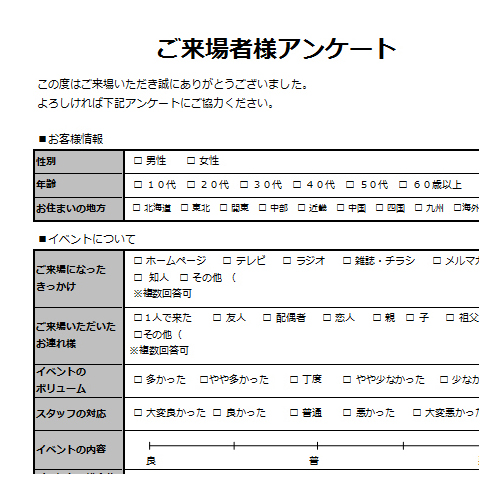
//> input picture checkBox_detection/dataset/Template.jpg, 483 x 478 px
$ ./rectangle_detection   (built with g++ and OpenCV 4)
//> lines starting //> are read from the running program, lines starting //| are printed output that depends on the picture; after the words box and inside, x2 and y2 are one past the last pixel; in counts of white or black regions, pixels touching at a corner belong together
#include <iostream>
#include <string>
#include <cmath>

#include <opencv2/opencv.hpp>

struct Box {
  cv::Point lt, rb;
};

bool is_in(const Box& l, const Box& r) {
  if (l.lt.x < r.lt.x && l.lt.y < r.lt.y) {
    if (r.rb.x < l.rb.x && r.rb.y < l.rb.y) {
      return true;
    }
  }
  return false;
}

int main(int argc, char** argv) {

  const std::string file_name {"../dataset/Template.jpg"};
  cv::Mat img = cv::imread(file_name); // color
//> img is the input picture: 478 rows x 483 cols, CV_8UC3; mean B, G, R 229.7, 229.9, 229.8
  cv::Mat img_contours = cv::imread(file_name, CV_LOAD_IMAGE_GRAYSCALE);
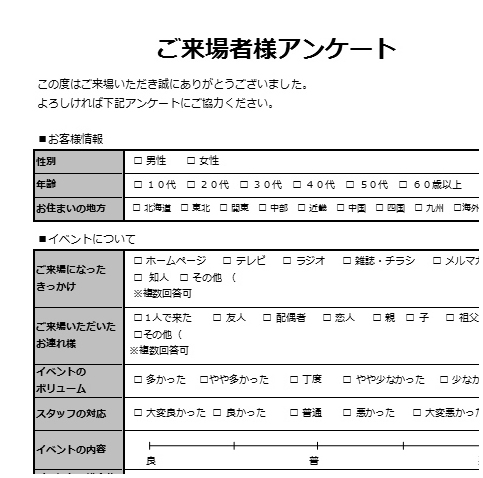
//> img_contours: 478 rows x 483 cols, CV_8UC1; min 0, max 255, mean 229.9

  cv::threshold(img_contours, img_contours,200,255, cv::THRESH_BINARY);
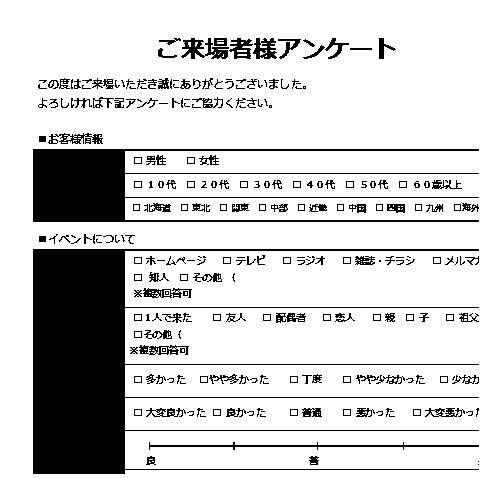
//> img_contours: 478 rows x 483 cols, CV_8UC1; 81.2% white; 276 black regions (114 under 20 px)

  std::vector<std::vector<cv::Point>> output_contours;
  cv::findContours(img_contours, output_contours, cv::noArray(), cv::RETR_LIST, cv::CHAIN_APPROX_SIMPLE);
//> output_contours = 677 contours, 399 with area under 20; largest, box (x1, y1, x2, y2) and area: (0, 0, 483, 478) 229914, (32, 248, 480, 475) 25612, (32, 148, 480, 223) 10417, (148, 441, 480, 451) 1038, (252, 37, 278, 60) 418
  img_contours = cv::Scalar::all(0);
  cv::drawContours(img_contours, output_contours, -1, cv::Scalar::all(255));
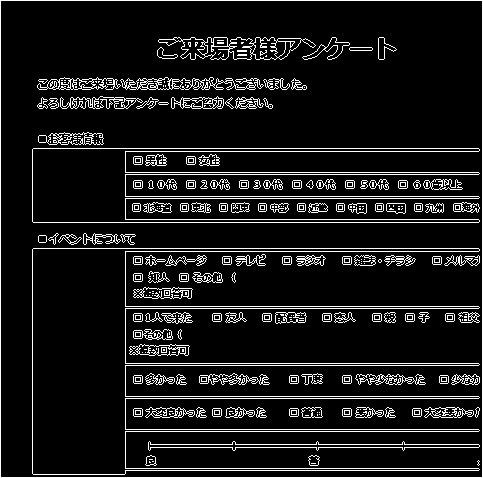
//> img_contours: 478 rows x 483 cols, CV_8UC1; 9.8% white in thin lines or dots

  std::vector<cv::Point> approx;

  cv::Mat dist_img(img_contours.cols, img_contours.rows, img_contours.type());
  dist_img = cv::Scalar::all(0);
  std::vector<Box> points_candidate;

  for (const auto& curve : output_contours) {
    std::vector<cv::Point> approx;
    cv::approxPolyDP(curve, approx, 1.0, true);
    if (approx.size() == 4) {
      cv::Point lt{approx[0]};
      cv::Point rb{approx[0]};
      //std::cout << "check\n";
      bool is_ok {true};
      for (auto i = 0;i < 3;++i) {
        int len1 = std::max(std::abs(approx[i].y - approx[i+1].y), std::abs(approx[i].x - approx[i+1].x));
        int len2 = std::min(std::abs(approx[i].y - approx[i+1].y), std::abs(approx[i].x - approx[i+1].x));
        lt.x = std::min(lt.x, approx[i+1].x);
        lt.y = std::min(lt.y, approx[i+1].y);
        rb.x = std::max(rb.x, approx[i+1].x);
        rb.y = std::max(rb.y, approx[i+1].y);
        if (2 < len2 || len1 < 2 || 50 < len1) {
          is_ok = false;
          break;
        }
      }
      if (is_ok == false) continue;
      Box box_tmp;
      box_tmp.lt = lt;
      box_tmp.rb = rb;
      points_candidate.push_back(box_tmp);

      // [7 lines of commented-out code are left out]

    }
  }
//> this loop made 677 passes
//> (is_ok, box_tmp.lt, box_tmp.rb) on passes 32, 39, 41, 45, 47, 50, 53, 54, 56, 58, 65, 77: (true, Point(363, 411), Point(366, 414)), (true, Point(462, 409), Point(465, 414)), (true, Point(372, 409), Point(375, 414)), (true, Point(243, 409), Point(246, 414)), (true, Point(183, 409), Point(186, 414)), (true, Point(412, 408), Point(421, 416)), (true, Point(342, 408), Point(351, 416)), (true, Point(289, 408), Point(298, 416)), (true, Point(212, 408), Point(221, 416)), (true, Point(133, 408), Point(142, 416)), (true, Point(311, 407), Point(315, 410)), (true, Point(451, 381), Point(457, 384))
//> (is_ok, box_tmp.lt, box_tmp.rb) on passes 40, 42, 44, 46, 48, 99: (true, Point(414, 410), Point(419, 414)), (true, Point(344, 410), Point(349, 414)), (true, Point(291, 410), Point(296, 414)), (true, Point(214, 410), Point(219, 414)), (true, Point(135, 410), Point(140, 414)), (true, Point(441, 377), Point(446, 381))
//> after the loop, points_candidate = 145 items

  std::vector<Box> box_define;
  // [4 lines of commented-out code are left out]


  for (const auto& e : points_candidate) {
    for (const auto& f : points_candidate) {
      if (is_in(e, f)) { //e > f
        box_define.push_back(e);
        break;
      }
    }
  }
//> this loop made 145 passes
//> after the loop, box_define = 42 items
  std::cout << box_define.size() << '\n';
//| 42
  for (const auto& box : box_define) {
      cv::rectangle(dist_img, box.lt, box.rb, cv::Scalar(255));//draw rectangle
  }
//> this loop made 42 passes
//> (box.lt, box.rb) on passes 1 to 12: (Point(412, 408), Point(421, 416)), (Point(342, 408), Point(351, 416)), (Point(289, 408), Point(298, 416)), (Point(212, 408), Point(221, 416)), (Point(133, 408), Point(142, 416)), (Point(439, 375), Point(448, 383)), (Point(342, 375), Point(351, 383)), (Point(289, 375), Point(298, 383)), (Point(199, 375), Point(208, 383)), (Point(133, 375), Point(142, 383)), (Point(133, 330), Point(142, 338)), (Point(445, 313), Point(454, 321))
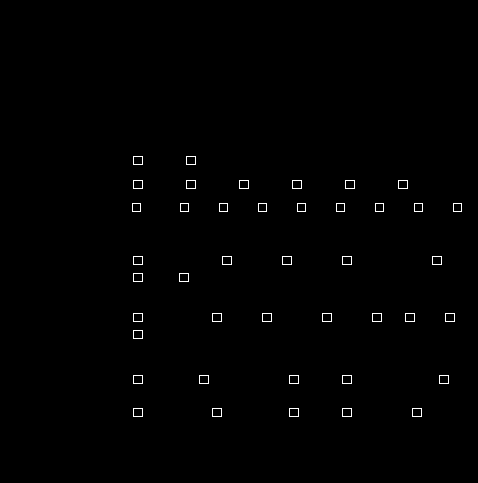
//> dist_img: 483 rows x 478 cols, CV_8UC1; 0.61% white in thin lines or dots, all inside (x1, y1, x2, y2) = (132, 156, 462, 417)

  cv::imshow("img", img);
  cv::imshow("img-contours", img_contours);
  cv::imshow("dist", dist_img);

  while(cv::waitKey(0)!='q');
//> the 'q' key is pressed
}
